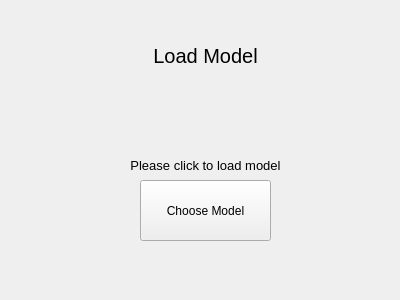
<?xml version="1.0" encoding="UTF-8"?>
<ui version="4.0">
 <class>loadModelUI</class>
 <widget class="QWidget" name="loadModelUI">
  <property name="geometry">
   <rect>
    <x>0</x>
    <y>0</y>
    <width>400</width>
    <height>300</height>
   </rect>
  </property>
  <property name="windowTitle">
   <string>Form</string>
  </property>
  <widget class="QLabel" name="label">
   <property name="geometry">
    <rect>
     <x>90</x>
     <y>20</y>
     <width>231</width>
     <height>71</height>
    </rect>
   </property>
   <property name="font">
    <font>
     <pointsize>15</pointsize>
    </font>
   </property>
   <property name="text">
    <string>Load Model</string>
   </property>
   <property name="alignment">
    <set>Qt::AlignCenter</set>
   </property>
  </widget>
  <widget class="QPushButton" name="pushButton">
   <property name="geometry">
    <rect>
     <x>140</x>
     <y>180</y>
     <width>131</width>
     <height>61</height>
    </rect>
   </property>
   <property name="text">
    <string>Choose Model</string>
   </property>
  </widget>
  <widget class="QLabel" name="label_2">
   <property name="geometry">
    <rect>
     <x>90</x>
     <y>150</y>
     <width>231</width>
     <height>31</height>
    </rect>
   </property>
   <property name="font">
    <font>
     <pointsize>10</pointsize>
    </font>
   </property>
   <property name="text">
    <string>Please click to load model</string>
   </property>
   <property name="alignment">
    <set>Qt::AlignCenter</set>
   </property>
  </widget>
 </widget>
 <resources/>
 <connections>
  <connection>
   <sender>pushButton</sender>
   <signal>clicked()</signal>
   <receiver>loadModelUI</receiver>
   <slot>close()</slot>
   <hints>
    <hint type="sourcelabel">
     <x>205</x>
     <y>210</y>
    </hint>
    <hint type="destinationlabel">
     <x>199</x>
     <y>149</y>
    </hint>
   </hints>
  </connection>
 </connections>
</ui>
